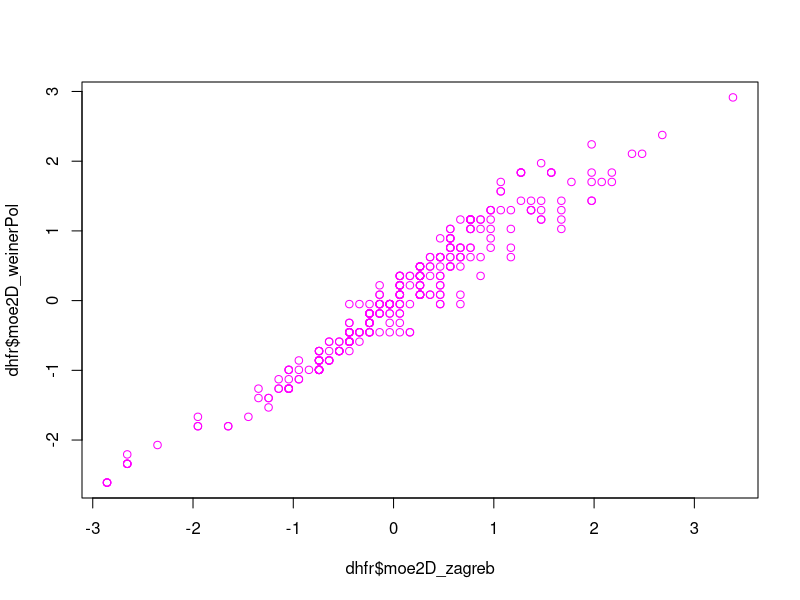
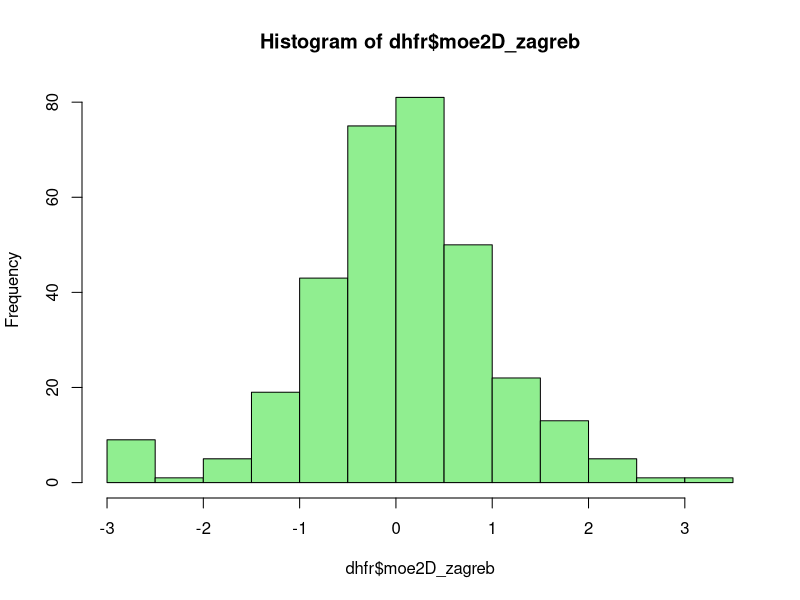
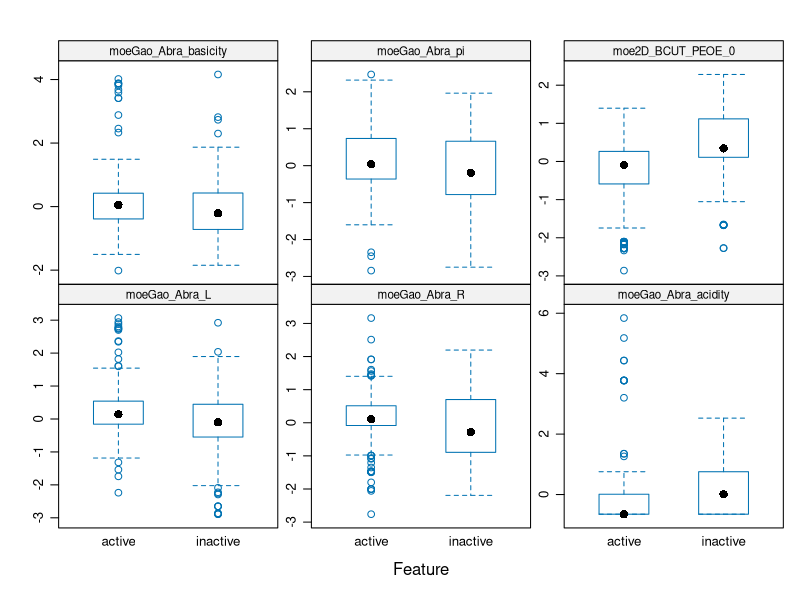

The R script that drew these images, in order: (Note: this script raises an error after producing the figures.)
library(datasets) # Contains the dhfr data set
library(caret) # Package for machine learning algorithms / CARET stands for Classification And Regression Training

# Importing the dhfr data set (dihydrofolate reductase molecule)
data(dhfr)

# Check to see if there are missing data?
sum(is.na(dhfr))

# view dhfr
View(dhfr)

head(dhfr,5)
tail(dhfr,5)
dhfr$Y

#summary
summary(dhfr)
summary(dhfr$Y)

library(skimr)
skim(dhfr)

plot(dhfr$moe2D_zagreb,dhfr$moe2D_weinerPol, col="magenta")

hist(dhfr$moe2D_zagreb, col="lightgreen")

featurePlot(x=dhfr[,2:7],y=dhfr$Y,plot="box",
            strip=strip.custom(par.strip.text=list(cex=.7)),
            scales = list(x=list(reltion="free"),y=list(relation="free")))

# SVM model (polynomial kernel)

# Build Training model
Model <- train(Y ~ ., data = TrainingSet,
               method = "svmPoly",
               na.action = na.omit,
               preProcess=c("scale","center"),
               trControl= trainControl(method="none"),
               tuneGrid = data.frame(degree=1,scale=1,C=1))

# Build CV model
Model.cv <- train(Y ~ ., data = TrainingSet,
                  method = "svmPoly",
                  na.action = na.omit,
                  preProcess=c("scale","center"),
                  trControl= trainControl(method="cv", number=10),
                  tuneGrid = data.frame(degree=1,scale=1,C=1))

# Apply model for prediction
Model.training <-predict(Model, TrainingSet) # Apply model to make prediction on Training set
Model.testing <-predict(Model, TestingSet) # Apply model to make prediction on Testing set
Model.cv <-predict(Model.cv, TrainingSet) # Perform cross-validation

# Model performance (Displays confusion matrix and statistics)
Model.training.confusion <-confusionMatrix(Model.training, TrainingSet$Y)
Model.testing.confusion <-confusionMatrix(Model.testing, TestingSet$Y)
Model.cv.confusion <-confusionMatrix(Model.cv, TrainingSet$Y)

print(Model.training.confusion)
print(Model.testing.confusion)
print(Model.cv.confusion)

# Feature importance
Importance <- varImp(Model)
plot(Importance,top=25)
plot(Importance, col = "red")
